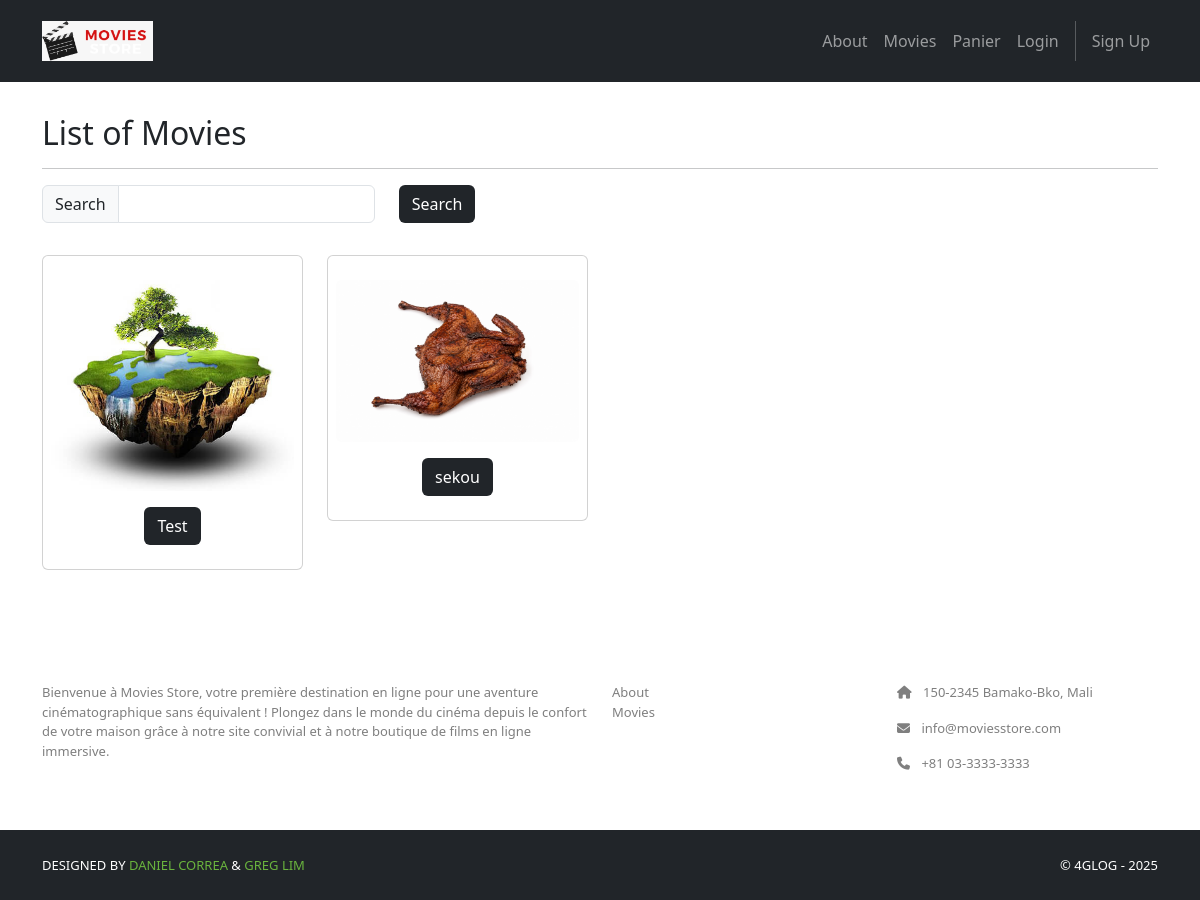
Page /movies/ on the committed database.
### movies/models.py (models this page shows, shortened)
class Movie(models.Model):
    id = models.AutoField(primary_key=True)
    title = models.CharField(max_length=255)
    price = models.IntegerField()
    description = models.TextField()
    image = models.ImageField(upload_to='movies/images')

### movies/views.py (the view)
# urls.py: path('', views.index, name='cart.index'),
def index(request):
    search_term = request.GET.get('search')
    if search_term:
        movies = Movie.objects.filter(title__icontains=search_term)
    else:
        movies = Movie.objects.all()
    template_data = {}
    template_data['title'] = 'Movies'
    template_data['movies'] = movies
    return render(request, 'movies/index.html', {'template_data': template_data})

### movies/templates/movies/index.html
{% extends 'base.html' %}
{% block content %}
{% load static %}
<div class="p-3">
  <div class="container">
    <div class="row mt-3">
      <div class="col mx-auto mb-3">
        <h2>List of Movies</h2>
        <hr />
         <p class="card-text">
          <form method="GET">
            <div class="row">
              <div class="col-auto">
                <div class="input-group col-auto">
                  <div class="input-group-text">
                    Search</div>
                  <input type="text" class="form-control"
                    name="search">
                </div>
              </div>
              <div class="col-auto">
                <button class="btn bg-dark text-white"
                  type="submit">Search</button>
              </div>
            </div>
          </form>
        </p>
      </div>
    </div>
    <div class="row">
      {% for movie in template_data.movies %}
      <div class="col-md-4 col-lg-3 mb-2">
        <div class="p-2 card align-items-center pt-4">
          <img src="{{ movie.image.url }}" class="card-img-top rounded">
          <div class="card-body text-center">
            <a href="{% url 'movies.show' id=movie.id %}" class="btn bg-dark text-white">
              {{ movie.title }}
            </a>
          </div>
        </div>
      </div>
      {% endfor %}
    </div>
  </div>
</div>
{% endblock content %}

### moviesstore/static/css/style.css (style rules this page uses)
.bg-dark { background-color: #2E2E2E !important; }

### rows in the picture
Movie: image (picture), title "Test"
Movie: image (picture), title "sekou"
